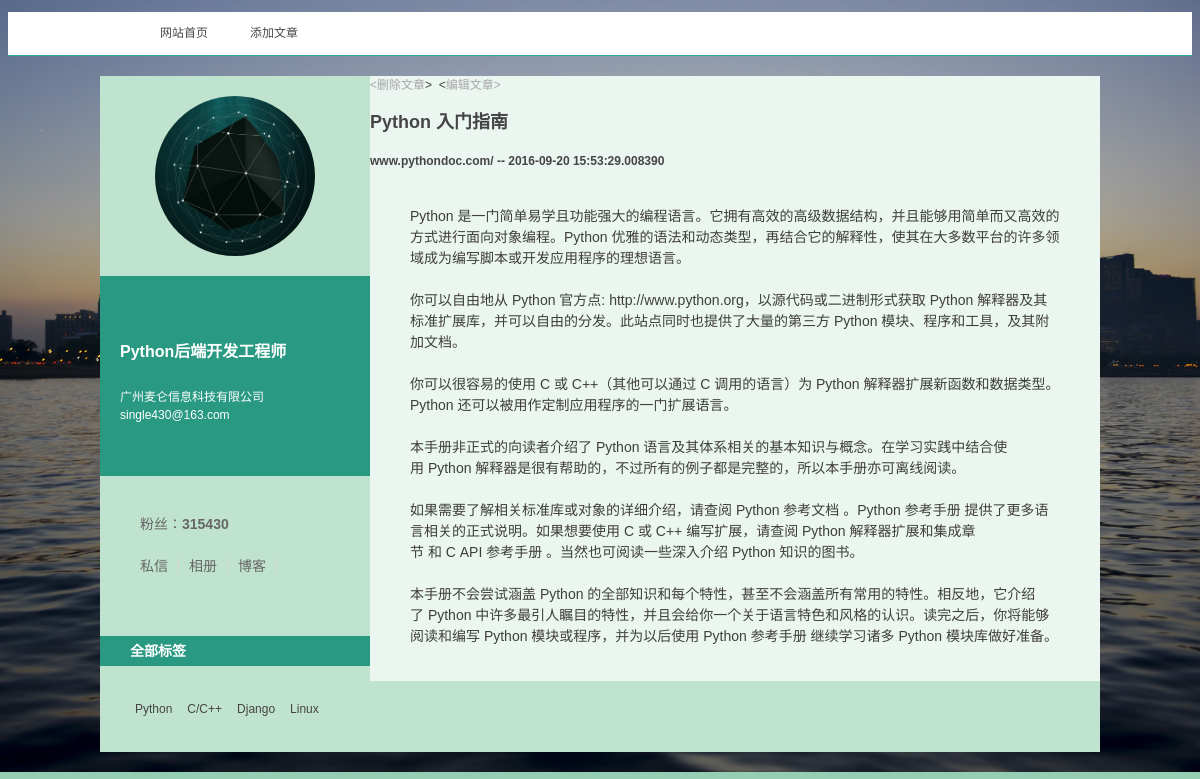
The app's page /article/1 with its own data.
### function/models.py (models this page shows, shortened)
class Article(db.Model):
    __tablename__ = 'articles'
    id = db.Column(db.Integer, primary_key=True)
    title = db.Column(db.String(255))
    author = db.Column(db.String(100))
    summary = db.Column(db.String(512))
    body = db.Column(db.Text)
    create_time = db.Column(db.DateTime, default=datetime.now)
    tags = db.relationship('Tag',
                           secondary=articles_tags,
                           backref=db.backref('articles', lazy='dynamic'))

### function/views.py (the view)
@app.route('/article/<id>')
def show_article(id):
    article = Article.query.get_or_404(id)
    return render_template('content.html',
                           id=id,
                           title=article.title,
                           author=article.author,
                           body=article.body.replace('\n', '<br/>').replace(' ', '&nbsp;'),
                           create_time=article.create_time,
                           tags=article.tags)

### function/templates/content.html (shortened to what this page needs)
<!DOCTYPE html>
<html>
<head>
<link href="{{ url_for('static', filename='css/styles.css', _external=True) }}" rel="stylesheet" type="text/css">
</head>
<body>
<header>
  <nav id="nav">
    <ul>
      <li><a href="/">网站首页</a></li>
      <li><a href="/article/create">添加文章</a></li>
    </ul>
  </nav>
</header>
<div class="mainContent2">
    <aside>
      <div class="avatar">
        <a href="/"><span>Single430</span></a>
      </div>
      <section class="topspaceinfo">
        <h1>Python后端开发工程师</h1>
        <p>广州麦仑信息科技有限公司  single430@163.com</p>
      </section>
      <div class="userinfo">
        <p class="q-fans"> 粉丝：<a href="/" target="_blank">315430</a></p>
        <p class="btns"><a href="/" target="_blank" >私信</a><a href="/" target="_blank">相册</a><a href="/" target="_blank">博客</a></p>
      </div>
      <section class="taglist">
         <h2>全部标签</h2>
         <ul>
           <li><a href="/">Python</a></li>
           <li><a href="/">C/C++</a></li>
           <li><a href="http://python.usyiyi.cn/translate/django_182/index.html">Django</a></li>
           <li><a href="/">Linux</a></li>
        </ul>
      </section>
    </aside>
    <div class="blogitem">
        <article>
            <a href="/delete/{{ id }}">&lt;删除文章</a>&gt;&nbsp;&nbsp;&lt;<a href="/edit/{{ id }}">编辑文章&gt;</a>
            <div class=entry-overview>
                <h2 class="title"><a target="_blank" >{{ title }}</a></h2>
                <h4 class="title"><a target="_blank" >{{ author }} -- {{ create_time }}</a></h4>
                <ul class="text">
                  {% if body %}
                    <div class=article_description>{{ body | safe }}</div>
                  {% endif %}
                </ul>
            </div>
        </article>
    </div>
 </div>
</body>
</html>

### function/static/css/styles.css (style rules this page uses)
p { display: block; }
ul { list-style: none; }
a { color: #a6a6a6; text-decoration: none; transition: All 1s ease; -webkit-transition: All 1s ease; -moz-transition: All 1s ease; -ms-transition: All 1s ease;-o-transition: All 1s ease; }
.mainContent2 { background: #C0E3CF; width: 1000px; margin: 20px auto; overflow: hidden; }
aside { width: 270px; float: left; }
.avatar { margin: 20px auto; width: 160px; height: 160px; border-radius: 160px; -moz-border-radius: 160px; -webkit-border-radius: 160px; overflow: hidden; }
.avatar a { display: block; padding-top: 97px; width: 160px; height: 63px; background: url(../images/s8.png) no-repeat; background-size: 160px 160px }
.topspaceinfo { background: #299982; padding: 40px 20px; color: #fff }
.topspaceinfo h1 { font-size: 16px; line-height: 40px }
.userinfo { padding: 20px 30px 30px; font-size: 14px; line-height: 28px; color: #666; }
.userinfo a { color: #666 }
.q-fans, .btns a { padding: 0 10px }
.q-fans a { font-weight: bold; }
.btns a { border-right: #dad9d5 1px solid; }
aside section { display: block; overflow: hidden }
aside section h2 { background: #299982; color: #FFF; padding-left: 30px; height: 30px; line-height: 30px; font-size: 14px; }
.taglist ul { padding: 20px 30px; overflow: hidden }
.taglist ul li a { padding: 2px 5px; display: inline-block; float: left; margin-right: 5px; color: #454545; }
header { width: 100%; background: rgba(255,255,255,1); height: 43px; border-bottom: #33A89F 1px solid; }
header nav { margin: 0 auto; width: 1000px; text-align: center; }
header nav ul li { line-height: 43px; display: block }
header nav ul li a { color: #484848; float: left; padding: 0 20px; margin-right: 2px; }
body { font: 12px "����", "Arial Narrow", HELVETICA; color: #3F3E3C; line-height: 1.5; background: url(../images/bg-01.jpg) no-repeat top center #96CEB4; background-size: 100% 100% }
.blogitem { width: 730px; background: rgba(255,255,255,0.7); float: right }
.blogitem article { border-bottom: #C0E3CF 40px solid; }
.title a { color: #454545; }
.text { font-size: 14px; padding: 20px 40px; }

### records on screen
Article: title "Python 入门指南", author "www.pythondoc.com/", create_time "2016-09-20 15:53:29.008390", summary "Python 是一门简单易学且功能强大的编程语言。它拥有高效的高级数据结构，并且能够用简单而又高效的方式进行面向对象编程。Python 优雅的语法和动态类型，再结合它的解释性，使其在大多数平台的许多领域成为编写脚本或开发应用程序的理想语言。 你可以自由地从 Python 官方点: http://www.python.org，以源代码或二进制形式获取 Python 解释器及其标准扩展库，并可以自由的分发。此站点同时也提供了大量的第三方 Python 模块、程序和工具，及其附加文档。 你可以很容易的使用 C 或 C++（其他可以通过 C 调用的语言）为 Python 解释器扩展新函数和数据类型。Python 还可以被用作定制应用程序的一门扩展语言。 本手册非正式的向读者介绍了 Python 语言及其体系相关的基本知识与概念。在学习实践中结合使用 Python 解释器是很有帮助的，不过所有的例子都是完整的，所以本手册亦可离线阅读。 如果需要了解相关标准库或对象的详细介绍，请查阅 Python 参考文档 。Python 参考手册 提供了更多语言相关的正式说明。如果想要使用 C 或 C++ 编写扩展，请查阅 Python 解释器扩展和集成章节 和 C API 参考手册 。当然也可阅读一些深入介绍 Python 知识的图书。 本手册不会尝试涵盖 Python 的全部知识和每个特性，甚至不会涵盖所有常用的特性。相反地，它介绍了 Python 中许多最引人瞩目的特性，并且会给你一个关于语言特色和风格的认识。读完之后，你将能够阅读和编写 Python 模块或程序，并为以后使用 Python…"
